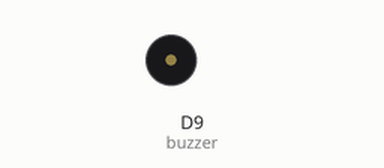
Recording of a program running on a simulated Arduino board driven over Firmata from a computer. Shown: buzzer (waves = sounding, pin HIGH). At 7.3 s the program stops and its outputs stay as they are.

Above: at 0.1 s.
At 6.5 s:
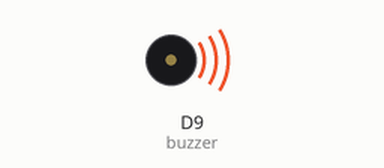
Timing chart, 0 to 8.7 s (numbered marks = the images above):
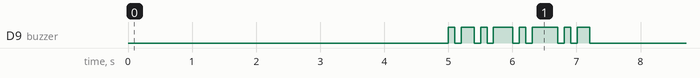

Measured:
- by itself, D9 (buzzer): LOW → HIGH at 5.0 s, → LOW 0.10 s later, → HIGH 0.10 s later, → LOW 0.20 s later, … (16 changes in this stretch)

The program:

buzzer.py
```python
from pyfirmata2 import Arduino
import time

board = Arduino(Arduino.AUTODETECT)
buzzer = board.get_pin('d:9:o')  # digital pin 9, output mode

# Define a rhythm pattern (durations in seconds)
tune_pattern = [0.1, 0.2, 0.1, 0.3, 0.1, 0.4, 0.1, 0.2]

for duration in tune_pattern:
    buzzer.write(1)  # buzzer ON
    time.sleep(duration)
    buzzer.write(0)  # buzzer OFF
    time.sleep(0.1)  # short pause between notes

board.exit()
```
